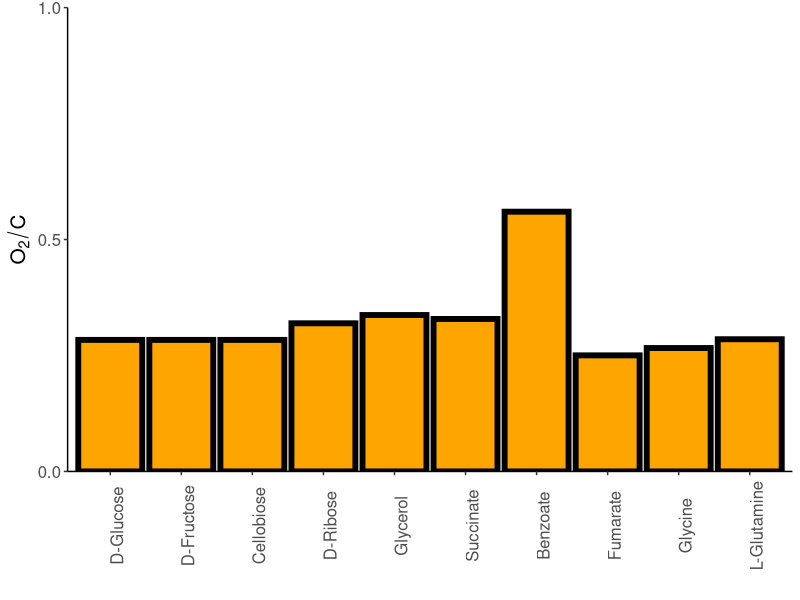

This figure's R source:
library(data.table)
library(ggplot2)
library(ggpubr)
dat = fread('FBA_oxygen.csv')
dat$Carbon_Source = factor(dat$Carbon_Source,levels =dat$Carbon_Source)

p1 <-ggplot(dat,aes(x=Carbon_Source,y=Oxygen)) + 
  geom_bar(stat='identity',fill='Orange',col='Black',size=2) + 
  scale_y_continuous(limits=c(0,1),breaks=c(0,0.5,1),expand=c(0,0)) + 
  theme_classic() + labs(x='',y = expression(O[2]/C)) +
  theme(axis.text.x = element_text(angle=90,size=12),
        axis.text.y=element_text(size=12),axis.title.y=element_text(size=15))

ggsave('Fig4S5.pdf',ggarrange(p1),height=4,width=6)